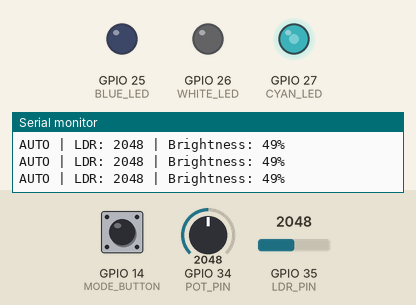
A sketch run on a simulated ESP32. Parts: output pins drawn as LEDs (lit = HIGH), the last lines printed to the serial monitor. The test bench sets the inputs (shaded band); at power-on: GPIO 35 (LDR_PIN) = 2048, GPIO 14 (MODE_BUTTON) HIGH, GPIO 34 (POT_PIN) = 2048.

Above: at 1.2 s.
1.3 s: GPIO 35 (LDR_PIN) set to 2866
At 1.9 s:
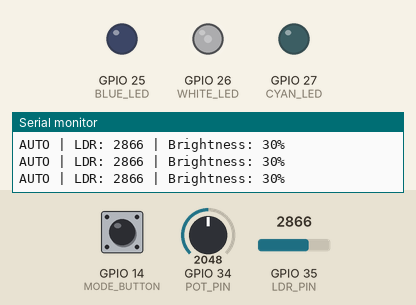
2.8 s: GPIO 35 (LDR_PIN) set to 3603
At 3.4 s:
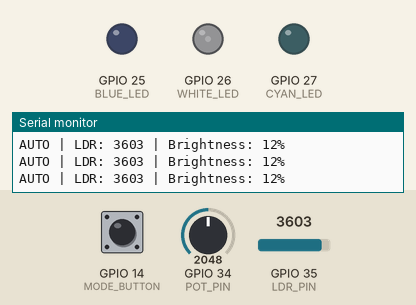
4.3 s: GPIO 35 (LDR_PIN) set to 4095
At 5.0 s:
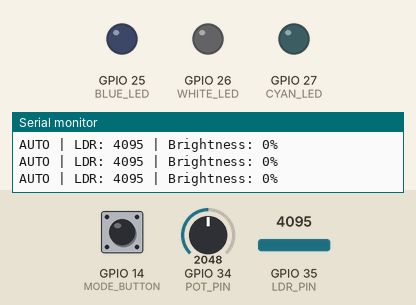
5.8 s: GPIO 14 (MODE_BUTTON) pulled LOW for 0.15 s
At 6.5 s:
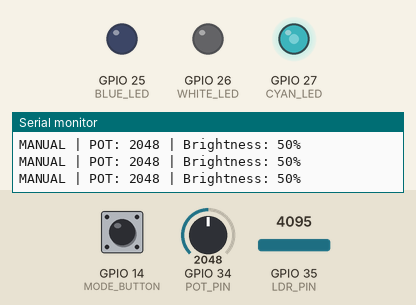
7.4 s: GPIO 14 (MODE_BUTTON) pulled LOW for 1 s
At 8.8 s:
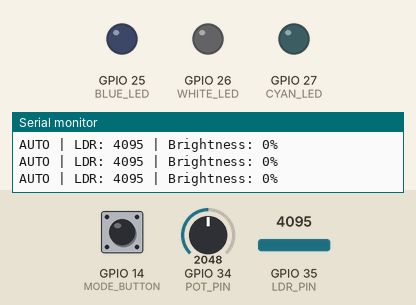
9.9 s: GPIO 35 (LDR_PIN) set to 1228
At 11.4 s:
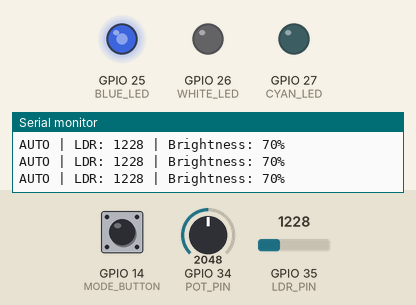
Timing chart, 0 to 12.4 s (numbered marks = the images above; inputs shaded):
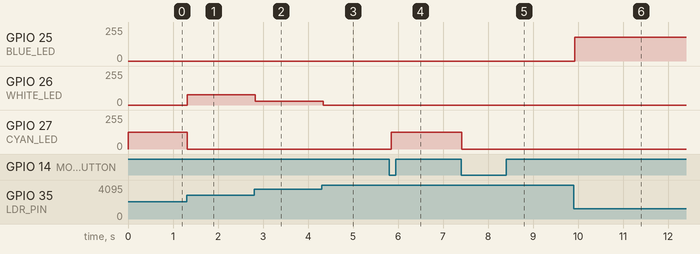

The sketch:

sketch.ino
```cpp
// ESP32 Smart Torch
// Modes:
// 0 = Automatic LDR mode
// 1 = Manual potentiometer mode

// Pin Configuration
const int BLUE_LED  = 25;
const int WHITE_LED = 26;
const int CYAN_LED  = 27;

const int MODE_BUTTON = 14;
const int POT_PIN     = 34;
const int LDR_PIN     = 35;

// PWM Configuration
const int PWM_FREQUENCY = 5000;
const int PWM_RESOLUTION = 8;
const int MAX_BRIGHTNESS = 255;

//  Variables
int mode = 0;  // 0 = Auto, 1 = Manual

bool lastButtonState = HIGH;
unsigned long lastDebounceTime = 0;
const unsigned long debounceDelay = 200;


// Setup
void setup() {
  Serial.begin(115200);

  // Button
  pinMode(MODE_BUTTON, INPUT_PULLUP);

  // PWM setup
  ledcAttach(BLUE_LED, PWM_FREQUENCY, PWM_RESOLUTION);
  ledcAttach(WHITE_LED, PWM_FREQUENCY, PWM_RESOLUTION);
  ledcAttach(CYAN_LED, PWM_FREQUENCY, PWM_RESOLUTION);

  // Start with all LEDs OFF
  setLEDs(0, 0, 0);

  Serial.println("================================");
  Serial.println("     ESP32 SMART TORCH");
  Serial.println("================================");
  Serial.println("Mode: AUTOMATIC");
}


//  Main
void loop() {

  // Check whether MODE button was pressed
  handleButton();

  int brightnessPercent;

  if (mode == 0) {
    //  AUTOMATIC MODE
    int ldrValue = analogRead(LDR_PIN);

    // Invert LDR reading:
    // More light -> lower value
    // Less light -> higher brightness needed
    int lightLevel = 4095 - ldrValue;

    brightnessPercent = map(lightLevel, 0, 4095, 0, 100);
    brightnessPercent = constrain(brightnessPercent, 0, 100);

    Serial.print("AUTO | LDR: ");
    Serial.print(ldrValue);
    Serial.print(" | Brightness: ");
    Serial.print(brightnessPercent);
    Serial.println("%");

  } else {
    //  MANUAL MODE
    int potValue = analogRead(POT_PIN);

    brightnessPercent = map(potValue, 0, 4095, 0, 100);
    brightnessPercent = constrain(brightnessPercent, 0, 100);

    Serial.print("MANUAL | POT: ");
    Serial.print(potValue);
    Serial.print(" | Brightness: ");
    Serial.print(brightnessPercent);
    Serial.println("%");
  }

  // Control LEDs based on brightness
  controlLEDs(brightnessPercent);

  delay(50);
}


//  Button Handling
void handleButton() {

  bool buttonState = digitalRead(MODE_BUTTON);

  // Detect button press
  if (lastButtonState == HIGH && buttonState == LOW) {

    if (millis() - lastDebounceTime > debounceDelay) {

      mode = !mode;

      lastDebounceTime = millis();

      if (mode == 0) {
        Serial.println(">>> Switched to AUTOMATIC mode");
      } else {
        Serial.println(">>> Switched to MANUAL mode");
      }
    }
  }

  lastButtonState = buttonState;
}


// LED Control
void controlLEDs(int brightnessPercent) {

  // Convert percentage to PWM value
  int brightness = map(
    brightnessPercent,
    0,
    100,
    0,
    MAX_BRIGHTNESS
  );

  brightness = constrain(brightness, 0, MAX_BRIGHTNESS);

  // Turn all LEDs off first
  int blueBrightness = 0;
  int cyanBrightness = 0;
  int whiteBrightness = 0;

  // Select LED according to brightness range
  if (brightnessPercent <= 33) {

    // Low brightness = WHITE
    whiteBrightness = brightness;

  } else if (brightnessPercent <= 66) {

    // Medium brightness = CYAN
    cyanBrightness = brightness;

  } else {

    // High brightness = BLUE
    blueBrightness = brightness;
  }

  setLEDs(
    blueBrightness,
    whiteBrightness,
    cyanBrightness
  );
}


//  Write PWM Values
void setLEDs(
  int blueBrightness,
  int whiteBrightness,
  int cyanBrightness
) {

  ledcWrite(BLUE_LED, blueBrightness);
  ledcWrite(WHITE_LED, whiteBrightness);
  ledcWrite(CYAN_LED, cyanBrightness);
}
```

Measured:
- after the input at 1.3 s, GPIO 26 (WHITE_LED): 0/255 → 76/255 at once; GPIO 27 (CYAN_LED): 124/255 → 0/255 at once
- after the input at 2.8 s, GPIO 26 (WHITE_LED): 76/255 → 30/255 at once
- after the input at 4.3 s, GPIO 26 (WHITE_LED): 30/255 → 0/255 at once
- after the input at 5.8 s, GPIO 27 (CYAN_LED): 0/255 → 127/255 after 0.05 s
- after the input at 7.4 s, GPIO 27 (CYAN_LED): 127/255 → 0/255 at once
- after the input at 9.9 s, GPIO 25 (BLUE_LED): 0/255 → 177/255 at once
